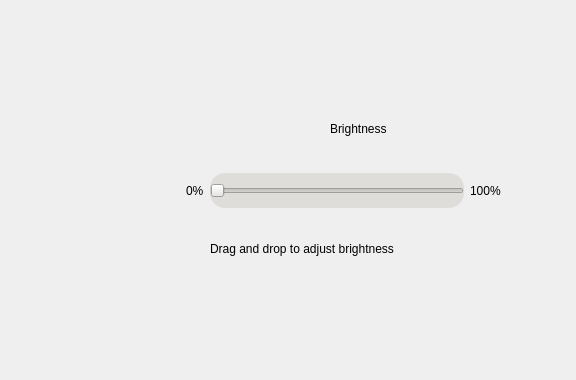
<?xml version="1.0" encoding="UTF-8"?>
<ui version="4.0">
 <class>Form</class>
 <widget class="QWidget" name="Form">
  <property name="geometry">
   <rect>
    <x>0</x>
    <y>0</y>
    <width>576</width>
    <height>380</height>
   </rect>
  </property>
  <property name="windowTitle">
   <string>Form</string>
  </property>
  <widget class="QWidget" name="layoutWidget">
   <property name="geometry">
    <rect>
     <x>130</x>
     <y>160</y>
     <width>371</width>
     <height>62</height>
    </rect>
   </property>
   <layout class="QHBoxLayout" name="horizontalLayout">
    <item>
     <widget class="QLabel" name="label">
      <property name="minimumSize">
       <size>
        <width>50</width>
        <height>50</height>
       </size>
      </property>
      <property name="maximumSize">
       <size>
        <width>50</width>
        <height>50</height>
       </size>
      </property>
      <property name="text">
       <string/>
      </property>
      <property name="pixmap">
       <pixmap resource="res.qrc">:/image/Resource/brightness.png</pixmap>
      </property>
      <property name="scaledContents">
       <bool>true</bool>
      </property>
     </widget>
    </item>
    <item>
     <widget class="QLabel" name="label_3">
      <property name="text">
       <string>0%</string>
      </property>
     </widget>
    </item>
    <item>
     <widget class="QSlider" name="Brightness_Slider">
      <property name="styleSheet">
       <string notr="true">QSlider{
	background-color: rgb(222, 221, 218);
	border-radius:15px;
	padding:10px;
}</string>
      </property>
      <property name="minimum">
       <number>9</number>
      </property>
      <property name="maximum">
       <number>937</number>
      </property>
      <property name="orientation">
       <enum>Qt::Orientation::Horizontal</enum>
      </property>
      <property name="tickPosition">
       <enum>QSlider::TickPosition::NoTicks</enum>
      </property>
     </widget>
    </item>
    <item>
     <widget class="QLabel" name="label_4">
      <property name="text">
       <string>100%</string>
      </property>
     </widget>
    </item>
   </layout>
  </widget>
  <widget class="QLabel" name="label_2">
   <property name="geometry">
    <rect>
     <x>210</x>
     <y>240</y>
     <width>241</width>
     <height>18</height>
    </rect>
   </property>
   <property name="text">
    <string>Drag and drop to adjust brightness</string>
   </property>
  </widget>
  <widget class="QLabel" name="label_5">
   <property name="geometry">
    <rect>
     <x>330</x>
     <y>120</y>
     <width>121</width>
     <height>18</height>
    </rect>
   </property>
   <property name="text">
    <string>Brightness</string>
   </property>
  </widget>
 </widget>
 <resources>
  <include location="res.qrc"/>
 </resources>
 <connections/>
</ui>
